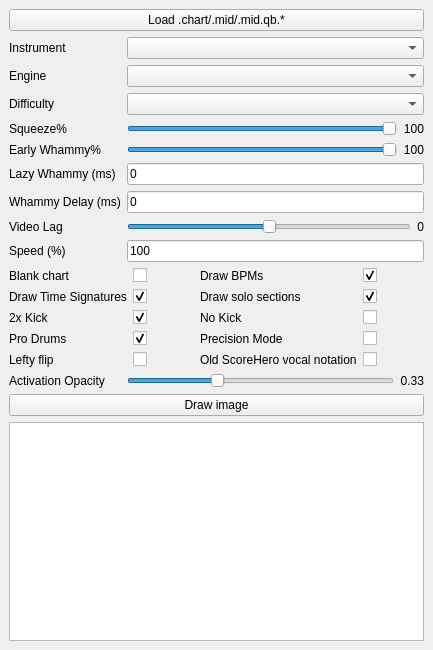
<?xml version="1.0" encoding="UTF-8"?>
<ui version="4.0">
 <class>MainWindow</class>
 <widget class="QMainWindow" name="MainWindow">
  <property name="geometry">
   <rect>
    <x>0</x>
    <y>0</y>
    <width>433</width>
    <height>650</height>
   </rect>
  </property>
  <property name="windowTitle">
   <string>CHOpt</string>
  </property>
  <property name="toolButtonStyle">
   <enum>Qt::ToolButtonIconOnly</enum>
  </property>
  <widget class="QWidget" name="centralwidget">
   <layout class="QGridLayout" name="gridLayout">
    <item row="0" column="1">
     <layout class="QFormLayout" name="formLayout">
      <property name="sizeConstraint">
       <enum>QLayout::SetDefaultConstraint</enum>
      </property>
      <item row="0" column="0" colspan="2">
       <widget class="QPushButton" name="selectFileButton">
        <property name="text">
         <string>Load .chart/.mid/.mid.qb.*</string>
        </property>
       </widget>
      </item>
      <item row="1" column="0">
       <widget class="QLabel" name="label_3">
        <property name="text">
         <string>Instrument</string>
        </property>
       </widget>
      </item>
      <item row="1" column="1">
       <widget class="QComboBox" name="instrumentComboBox"/>
      </item>
      <item row="3" column="0">
       <widget class="QLabel" name="label_4">
        <property name="text">
         <string>Difficulty</string>
        </property>
       </widget>
      </item>
      <item row="3" column="1">
       <widget class="QComboBox" name="difficultyComboBox"/>
      </item>
      <item row="4" column="0">
       <widget class="QLabel" name="label_5">
        <property name="text">
         <string>Squeeze%</string>
        </property>
       </widget>
      </item>
      <item row="4" column="1">
       <layout class="QHBoxLayout" name="horizontalLayout">
        <item>
         <widget class="QSlider" name="squeezeSlider">
          <property name="maximum">
           <number>100</number>
          </property>
          <property name="value">
           <number>100</number>
          </property>
          <property name="orientation">
           <enum>Qt::Horizontal</enum>
          </property>
          <property name="tickPosition">
           <enum>QSlider::NoTicks</enum>
          </property>
          <property name="tickInterval">
           <number>0</number>
          </property>
         </widget>
        </item>
        <item>
         <widget class="QLabel" name="squeezeLabel">
          <property name="text">
           <string>100</string>
          </property>
          <property name="alignment">
           <set>Qt::AlignRight|Qt::AlignTrailing|Qt::AlignVCenter</set>
          </property>
         </widget>
        </item>
       </layout>
      </item>
      <item row="5" column="0">
       <widget class="QLabel" name="label_6">
        <property name="text">
         <string>Early Whammy%</string>
        </property>
       </widget>
      </item>
      <item row="5" column="1">
       <layout class="QHBoxLayout" name="horizontalLayout_2">
        <item>
         <widget class="QSlider" name="earlyWhammySlider">
          <property name="maximum">
           <number>100</number>
          </property>
          <property name="value">
           <number>100</number>
          </property>
          <property name="orientation">
           <enum>Qt::Horizontal</enum>
          </property>
          <property name="tickPosition">
           <enum>QSlider::NoTicks</enum>
          </property>
          <property name="tickInterval">
           <number>0</number>
          </property>
         </widget>
        </item>
        <item>
         <widget class="QLabel" name="earlyWhammyLabel">
          <property name="text">
           <string>100</string>
          </property>
          <property name="alignment">
           <set>Qt::AlignRight|Qt::AlignTrailing|Qt::AlignVCenter</set>
          </property>
         </widget>
        </item>
       </layout>
      </item>
      <item row="6" column="0">
       <widget class="QLabel" name="label">
        <property name="text">
         <string>Lazy Whammy (ms)</string>
        </property>
       </widget>
      </item>
      <item row="6" column="1">
       <widget class="QLineEdit" name="lazyWhammyLineEdit">
        <property name="text">
         <string>0</string>
        </property>
       </widget>
      </item>
      <item row="12" column="0" colspan="2">
       <widget class="QPushButton" name="findPathButton">
        <property name="text">
         <string>Draw image</string>
        </property>
       </widget>
      </item>
      <item row="13" column="0" colspan="2">
       <widget class="QTextEdit" name="messageBox">
        <property name="readOnly">
         <bool>true</bool>
        </property>
       </widget>
      </item>
      <item row="9" column="0">
       <widget class="QLabel" name="label_10">
        <property name="text">
         <string>Speed (%)</string>
        </property>
       </widget>
      </item>
      <item row="9" column="1">
       <widget class="QLineEdit" name="speedLineEdit">
        <property name="text">
         <string>100</string>
        </property>
       </widget>
      </item>
      <item row="8" column="0">
       <widget class="QLabel" name="label_11">
        <property name="text">
         <string>Video Lag</string>
        </property>
       </widget>
      </item>
      <item row="8" column="1">
       <layout class="QHBoxLayout" name="horizontalLayout_3">
        <item>
         <widget class="QSlider" name="videoLagSlider">
          <property name="minimum">
           <number>-200</number>
          </property>
          <property name="maximum">
           <number>200</number>
          </property>
          <property name="orientation">
           <enum>Qt::Horizontal</enum>
          </property>
         </widget>
        </item>
        <item>
         <widget class="QLabel" name="videoLagLabel">
          <property name="text">
           <string>0</string>
          </property>
          <property name="alignment">
           <set>Qt::AlignRight|Qt::AlignTrailing|Qt::AlignVCenter</set>
          </property>
         </widget>
        </item>
       </layout>
      </item>
      <item row="11" column="0">
       <widget class="QLabel" name="label_12">
        <property name="text">
         <string>Activation Opacity</string>
        </property>
       </widget>
      </item>
      <item row="11" column="1">
       <layout class="QHBoxLayout" name="horizontalLayout_4">
        <item>
         <widget class="QSlider" name="opacitySlider">
          <property name="maximum">
           <number>100</number>
          </property>
          <property name="value">
           <number>33</number>
          </property>
          <property name="orientation">
           <enum>Qt::Horizontal</enum>
          </property>
         </widget>
        </item>
        <item>
         <widget class="QLabel" name="opacityLabel">
          <property name="text">
           <string>0.33</string>
          </property>
          <property name="alignment">
           <set>Qt::AlignRight|Qt::AlignTrailing|Qt::AlignVCenter</set>
          </property>
         </widget>
        </item>
       </layout>
      </item>
      <item row="10" column="0" colspan="2">
       <layout class="QGridLayout" name="gridLayout_2">
        <item row="0" column="2">
         <widget class="QLabel" name="label_2">
          <property name="text">
           <string>Draw BPMs</string>
          </property>
         </widget>
        </item>
        <item row="0" column="0">
         <widget class="QLabel" name="label_7">
          <property name="text">
           <string>Blank chart</string>
          </property>
         </widget>
        </item>
        <item row="0" column="1">
         <widget class="QCheckBox" name="blankPathCheckBox">
          <property name="layoutDirection">
           <enum>Qt::LeftToRight</enum>
          </property>
          <property name="text">
           <string/>
          </property>
         </widget>
        </item>
        <item row="0" column="3">
         <widget class="QCheckBox" name="drawBpmsCheckBox">
          <property name="text">
           <string/>
          </property>
          <property name="checked">
           <bool>true</bool>
          </property>
         </widget>
        </item>
        <item row="1" column="0">
         <widget class="QLabel" name="label_8">
          <property name="text">
           <string>Draw Time Signatures</string>
          </property>
         </widget>
        </item>
        <item row="1" column="1">
         <widget class="QCheckBox" name="drawTsesCheckBox">
          <property name="text">
           <string/>
          </property>
          <property name="checked">
           <bool>true</bool>
          </property>
         </widget>
        </item>
        <item row="1" column="2">
         <widget class="QLabel" name="label_9">
          <property name="text">
           <string>Draw solo sections</string>
          </property>
         </widget>
        </item>
        <item row="1" column="3">
         <widget class="QCheckBox" name="drawSolosCheckBox">
          <property name="text">
           <string/>
          </property>
          <property name="checked">
           <bool>true</bool>
          </property>
         </widget>
        </item>
        <item row="2" column="0">
          <widget class="QLabel" name="label_doubleKick">
            <property name="text">
              <string>2x Kick</string>
            </property>
          </widget>
        </item>
        <item row="2" column="1">
          <widget class="QCheckBox" name="doubleKickCheckBox">
            <property name="checked">
              <bool>true</bool>
            </property>
          </widget>
        </item>
        <item row="2" column="2">
          <widget class="QLabel" name="label_noKick">
            <property name="text">
              <string>No Kick</string>
            </property>
          </widget>
        </item>
        <item row="2" column="3">
          <widget class="QCheckBox" name="noKickCheckBox">
            <property name="checked">
              <bool>false</bool>
            </property>
          </widget>
        </item>
        <item row="3" column="0">
          <widget class="QLabel" name="label_proDrums">
            <property name="text">
              <string>Pro Drums</string>
            </property>
          </widget>
        </item>
        <item row="3" column="1">
          <widget class="QCheckBox" name="proDrumsCheckBox">
            <property name="checked">
              <bool>true</bool>
            </property>
          </widget>
        </item>
        <item row="3" column="2">
          <widget class="QLabel" name="label_precisionMode">
            <property name="text">
              <string>Precision Mode</string>
            </property>
          </widget>
        </item>
        <item row="3" column="3">
          <widget class="QCheckBox" name="precisionModeCheckBox">
            <property name="checked">
              <bool>false</bool>
            </property>
          </widget>
        </item>
        <item row="4" column="0">
          <widget class="QLabel" name="label_lefty">
            <property name="text">
              <string>Lefty flip</string>
            </property>
          </widget>
        </item>
        <item row="4" column="1">
          <widget class="QCheckBox" name="leftyCheckBox">
            <property name="checked">
              <bool>false</bool>
            </property>
          </widget>
        </item>
        <item row="4" column="2">
          <widget class="QLabel" name="label_scoreHeroVocalNotation">
            <property name="text">
              <string>Old ScoreHero vocal notation</string>
            </property>
          </widget>
        </item>
        <item row="4" column="3">
          <widget class="QCheckBox" name="scoreHeroVocalNotationCheckBox">
            <property name="checked">
              <bool>false</bool>
            </property>
          </widget>
        </item>
       </layout>
      </item>
      <item row="2" column="0">
       <widget class="QLabel" name="label_13">
        <property name="text">
         <string>Engine</string>
        </property>
       </widget>
      </item>
      <item row="2" column="1">
       <widget class="QComboBox" name="engineComboBox"/>
      </item>
      <item row="7" column="0">
       <widget class="QLabel" name="label_14">
        <property name="text">
         <string>Whammy Delay (ms)</string>
        </property>
       </widget>
      </item>
      <item row="7" column="1">
       <widget class="QLineEdit" name="whammyDelayLineEdit">
        <property name="text">
         <string>0</string>
        </property>
       </widget>
      </item>
     </layout>
    </item>
   </layout>
  </widget>
  <widget class="QMenuBar" name="menubar">
   <property name="geometry">
    <rect>
     <x>0</x>
     <y>0</y>
     <width>433</width>
     <height>20</height>
    </rect>
   </property>
  </widget>
 </widget>
 <resources/>
 <connections/>
</ui>
